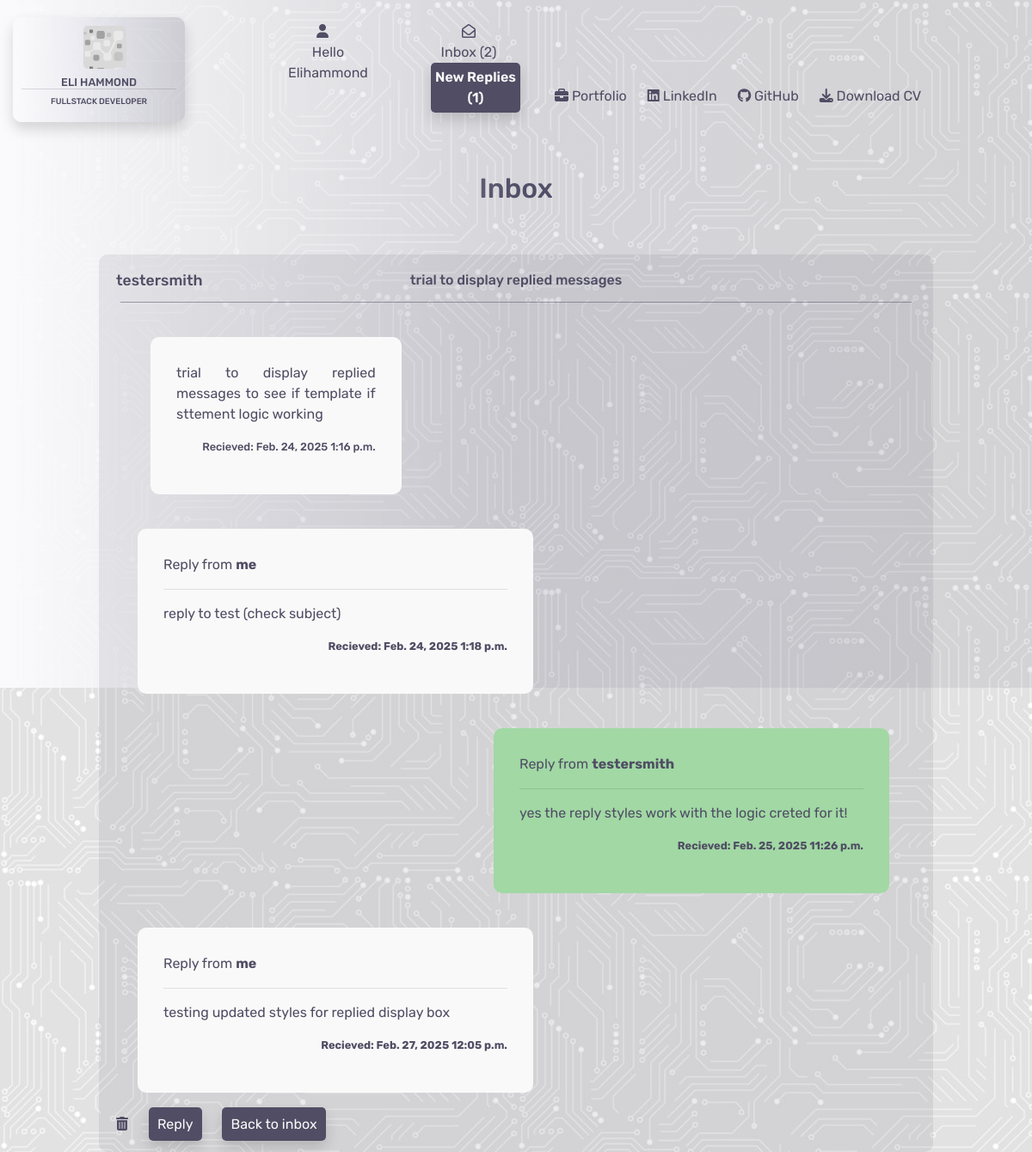
Before: /contacts/21 (signed in) with the older database file.
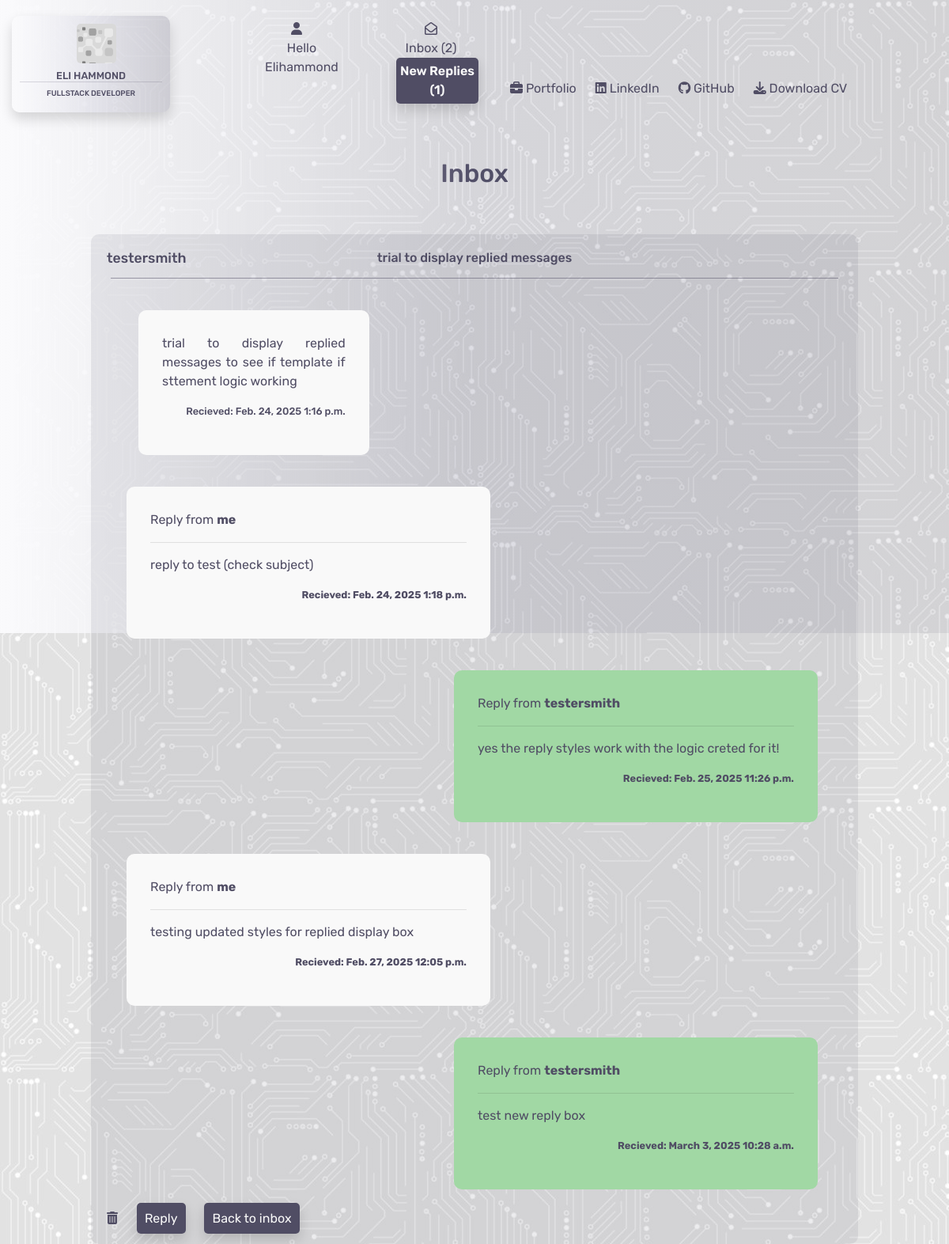
After: the same page with the newer database file.
### contacts/models.py (models this page shows)
class Replied(models.Model):
    class Meta:
        verbose_name_plural = "Replies"
    thread = models.ForeignKey(Contacts, on_delete=models.CASCADE)
    name = models.CharField(max_length=26, null=True, blank=True)
    send_to = models.CharField(max_length=240)
    subject = models.CharField(max_length=52, null=True, blank=True)
    message = models.TextField()
    date = models.DateField(auto_now_add=True)
    time = models.TimeField(auto_now_add=True)
    read = models.BooleanField(default=False)

### contacts/views.py (the view)
# urls.py: path('<int:contact_id>', views.open_message, name='open_message'),
@login_required
def open_message(request, contact_id):
    inbox = Contacts.objects.get(id=contact_id)
    inbox.read = True
    inbox.save()
    if inbox.new_reply is True:
        inbox.new_reply = False
        inbox.save()
    replied = Replied.objects.filter(thread=contact_id)
    template = 'contacts/open_message.html'
    context = {
        'inbox': inbox,
        'replied': replied
    }
    return render(request, template, context)

### contacts/templates/contacts/open_message.html (shortened to what this page needs)
{% extends "base.html" %}
{% load static %}
{% block content %}
<div class="container-fluid">
    <div class="row">
        <div class="col-4"></div>
        <div class="col-4">
            <h2 class="header">Inbox</h2>
        </div>
        <div class="col-4"></div>
    </div>
    <div class="row">
        <div class="col-1">
        </div>
        <div class="col-10">
            <div class="read-message">
                <div class="row">
                    <div class="col-3">
                        <h4 class="inbox-name">{{ inbox.name }}</h4>
                    </div>
                    <div class="col-6">
                        {% if inbox.subject %}
                        <h5 class="inbox-subject">{{ inbox.subject }}</h5>
                        {% else %}
                        <h5 class="inbox-subject">no subject</h5>
                        {% endif %}
                    </div>
                    <div class="col-3">
                    </div>
                </div>
                <div class="row message-row">
                    <div class="col-8 message-display">
                        <div class="thread-load">
                            <p>
                                {{ inbox.message }}
                            </p>
                            <p class="inbox-date-time main-message-date-time">
                                Recieved:
                                {{ inbox.date }} {{ inbox.time }}
                            </p>
                        </div>
                    </div>
                    <div class="col-4">
                    </div>
                    {% if replied %}
                        {% for r in replied %}
                        <div class="{% if r.name == user.username %} thread-load {% else %} thread-load2 {% endif %}">
                        {% if r.name == user.username%}
                        <p>Reply from <strong>me</strong></p>
                        {% else %}
                        <p>Reply from <strong>{{ r.name }}</strong></p>
                        {% endif %}
                        <hr>
                        <p>{{ r.message }}</p>
                        <p class="inbox-date-time">
                            <strong>Recieved: {{ r.date }} {{ r.time }}</strong>
                        </p>
                        </div>
                        {% endfor %}
                    {% endif %}
                </div>
                <div class="reply-and-delete-box">
                    <div>
                        {% if inbox.send_to == user.username %}
                        <span id="delete" title="Delete message" class="delete-message"><i class="fa-solid fa-trash-can"></i></span>
                        {% endif %}
                        <a href="{% url 'reply_message' inbox.id %}" class="reply-message shadow">Reply</a>
                        <a href="{% url 'contacts' %}" class="reply-message shadow">Back to inbox</a>
                    </div>
                </div>
            </div>
        </div>
        <div class="col-1"></div>
    </div>
</div>
{% endblock %}

Changed rows visible on the page:
added Replied: name "testersmith", message "test new reply box", date "March 3, 2025", time "10:28 a.m."
